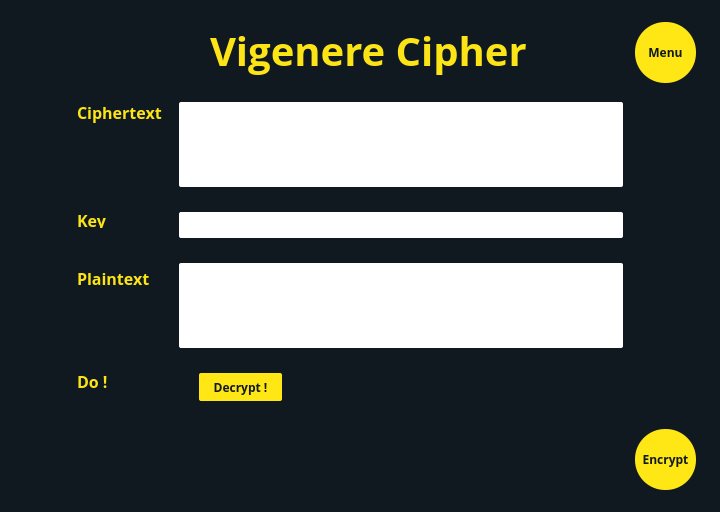
<?xml version="1.0" encoding="UTF-8"?>
<ui version="4.0">
 <class>Dialog</class>
 <widget class="QDialog" name="Dialog">
  <property name="geometry">
   <rect>
    <x>0</x>
    <y>0</y>
    <width>720</width>
    <height>512</height>
   </rect>
  </property>
  <property name="windowTitle">
   <string>Dialog</string>
  </property>
  <widget class="QWidget" name="widget" native="true">
   <property name="geometry">
    <rect>
     <x>0</x>
     <y>0</y>
     <width>720</width>
     <height>512</height>
    </rect>
   </property>
   <property name="styleSheet">
    <string notr="true">QWidget#widget{
background: #101920;}</string>
   </property>
   <widget class="QLabel" name="label">
    <property name="geometry">
     <rect>
      <x>210</x>
      <y>15</y>
      <width>321</width>
      <height>71</height>
     </rect>
    </property>
    <property name="styleSheet">
     <string notr="true">font-family: Open Sans;
font-style: normal;
font-weight: bold;
font-size: 40px;
color: #FCE417;</string>
    </property>
    <property name="text">
     <string>Vigenere Cipher</string>
    </property>
   </widget>
   <widget class="QLabel" name="label_3">
    <property name="geometry">
     <rect>
      <x>77</x>
      <y>102</y>
      <width>91</width>
      <height>21</height>
     </rect>
    </property>
    <property name="styleSheet">
     <string notr="true">font-family: Open Sans;
font-style: normal;
font-weight: bold;
font-size: 16px;
/* identical to box height */


color: #FCE417;
</string>
    </property>
    <property name="text">
     <string>Ciphertext</string>
    </property>
   </widget>
   <widget class="QLabel" name="label_4">
    <property name="geometry">
     <rect>
      <x>77</x>
      <y>212</y>
      <width>31</width>
      <height>16</height>
     </rect>
    </property>
    <property name="styleSheet">
     <string notr="true">font-family: Open Sans;
font-style: normal;
font-weight: bold;
font-size: 16px;
/* identical to box height */


color: #FCE417;
</string>
    </property>
    <property name="text">
     <string>Key</string>
    </property>
   </widget>
   <widget class="QLabel" name="label_5">
    <property name="geometry">
     <rect>
      <x>77</x>
      <y>263</y>
      <width>91</width>
      <height>31</height>
     </rect>
    </property>
    <property name="styleSheet">
     <string notr="true">font-family: Open Sans;
font-style: normal;
font-weight: bold;
font-size: 16px;
/* identical to box height */


color: #FCE417;
</string>
    </property>
    <property name="text">
     <string>Plaintext</string>
    </property>
   </widget>
   <widget class="QLabel" name="label_6">
    <property name="geometry">
     <rect>
      <x>77</x>
      <y>373</y>
      <width>31</width>
      <height>16</height>
     </rect>
    </property>
    <property name="styleSheet">
     <string notr="true">font-family: Open Sans;
font-style: normal;
font-weight: bold;
font-size: 16px;
/* identical to box height */


color: #FCE417;
</string>
    </property>
    <property name="text">
     <string>Do !</string>
    </property>
   </widget>
   <widget class="QPushButton" name="menu">
    <property name="geometry">
     <rect>
      <x>635</x>
      <y>22</y>
      <width>61</width>
      <height>61</height>
     </rect>
    </property>
    <property name="styleSheet">
     <string notr="true">background: #FFE715;
border-radius: 30;
font-family: Open Sans;
font-style: normal;
font-weight: 600;
font-size: 12px;
line-height: 33px;

color: #101920;
</string>
    </property>
    <property name="text">
     <string>Menu</string>
    </property>
   </widget>
   <widget class="QPushButton" name="decrypt">
    <property name="geometry">
     <rect>
      <x>199</x>
      <y>373</y>
      <width>83</width>
      <height>28</height>
     </rect>
    </property>
    <property name="styleSheet">
     <string notr="true">background: #FFE715;
border-radius: 2px;
font-family: Open Sans;
font-style: normal;
font-weight: 600;
font-size: 12px;
color: #101920;</string>
    </property>
    <property name="text">
     <string>Decrypt !</string>
    </property>
   </widget>
   <widget class="QTextEdit" name="chipertext">
    <property name="geometry">
     <rect>
      <x>190</x>
      <y>102</y>
      <width>425</width>
      <height>85</height>
     </rect>
    </property>
    <property name="autoFillBackground">
     <bool>false</bool>
    </property>
    <property name="styleSheet">
     <string notr="true">QWidget#chipertext{
font-family: Open Sans;
font-style: normal;
font-weight: 600;
font-size: 12px;
color: #000000;
}</string>
    </property>
    <property name="frameShape">
     <enum>QFrame::NoFrame</enum>
    </property>
    <property name="lineWidth">
     <number>0</number>
    </property>
    <property name="readOnly">
     <bool>false</bool>
    </property>
    <property name="html">
     <string>&lt;!DOCTYPE HTML PUBLIC &quot;-//W3C//DTD HTML 4.0//EN&quot; &quot;http://www.w3.org/TR/REC-html40/strict.dtd&quot;&gt;
&lt;html&gt;&lt;head&gt;&lt;meta name=&quot;qrichtext&quot; content=&quot;1&quot; /&gt;&lt;style type=&quot;text/css&quot;&gt;
p, li { white-space: pre-wrap; }
&lt;/style&gt;&lt;/head&gt;&lt;body style=&quot; font-family:'Open Sans'; font-size:12px; font-weight:600; font-style:normal;&quot;&gt;
&lt;p style=&quot;-qt-paragraph-type:empty; margin-top:0px; margin-bottom:0px; margin-left:0px; margin-right:0px; -qt-block-indent:0; text-indent:0px; font-family:'MS Shell Dlg 2'; font-size:8.25pt; font-weight:400;&quot;&gt;&lt;br /&gt;&lt;/p&gt;&lt;/body&gt;&lt;/html&gt;</string>
    </property>
   </widget>
   <widget class="QLabel" name="label_2">
    <property name="geometry">
     <rect>
      <x>179</x>
      <y>102</y>
      <width>444</width>
      <height>85</height>
     </rect>
    </property>
    <property name="styleSheet">
     <string notr="true">background: #ffffff;
border-radius: 2px;</string>
    </property>
    <property name="text">
     <string/>
    </property>
   </widget>
   <widget class="QPushButton" name="encrypt">
    <property name="geometry">
     <rect>
      <x>635</x>
      <y>429</y>
      <width>61</width>
      <height>61</height>
     </rect>
    </property>
    <property name="styleSheet">
     <string notr="true">background: #FFE715;
border-radius: 30;
font-family: Open Sans;
font-style: normal;
font-weight: 600;
font-size: 12px;
line-height: 33px;

color: #101920;
</string>
    </property>
    <property name="text">
     <string>Encrypt</string>
    </property>
   </widget>
   <widget class="QLabel" name="label_8">
    <property name="geometry">
     <rect>
      <x>179</x>
      <y>263</y>
      <width>444</width>
      <height>85</height>
     </rect>
    </property>
    <property name="styleSheet">
     <string notr="true">background: #ffffff;
border-radius: 2px;</string>
    </property>
    <property name="text">
     <string/>
    </property>
   </widget>
   <widget class="QLabel" name="label_9">
    <property name="geometry">
     <rect>
      <x>179</x>
      <y>212</y>
      <width>444</width>
      <height>26</height>
     </rect>
    </property>
    <property name="styleSheet">
     <string notr="true">background: #ffffff;
border-radius: 2px;</string>
    </property>
    <property name="text">
     <string/>
    </property>
   </widget>
   <widget class="QTextEdit" name="plaintext">
    <property name="geometry">
     <rect>
      <x>190</x>
      <y>263</y>
      <width>425</width>
      <height>85</height>
     </rect>
    </property>
    <property name="autoFillBackground">
     <bool>false</bool>
    </property>
    <property name="styleSheet">
     <string notr="true">QWidget#plaintext{
font-family: Open Sans;
font-style: normal;
font-weight: 600;
font-size: 12px;
color: #000000;
}</string>
    </property>
    <property name="frameShape">
     <enum>QFrame::NoFrame</enum>
    </property>
    <property name="lineWidth">
     <number>0</number>
    </property>
    <property name="readOnly">
     <bool>true</bool>
    </property>
    <property name="html">
     <string>&lt;!DOCTYPE HTML PUBLIC &quot;-//W3C//DTD HTML 4.0//EN&quot; &quot;http://www.w3.org/TR/REC-html40/strict.dtd&quot;&gt;
&lt;html&gt;&lt;head&gt;&lt;meta name=&quot;qrichtext&quot; content=&quot;1&quot; /&gt;&lt;style type=&quot;text/css&quot;&gt;
p, li { white-space: pre-wrap; }
&lt;/style&gt;&lt;/head&gt;&lt;body style=&quot; font-family:'Open Sans'; font-size:12px; font-weight:600; font-style:normal;&quot;&gt;
&lt;p style=&quot;-qt-paragraph-type:empty; margin-top:0px; margin-bottom:0px; margin-left:0px; margin-right:0px; -qt-block-indent:0; text-indent:0px; font-size:8.25pt;&quot;&gt;&lt;br /&gt;&lt;/p&gt;&lt;/body&gt;&lt;/html&gt;</string>
    </property>
   </widget>
   <widget class="QTextEdit" name="key">
    <property name="geometry">
     <rect>
      <x>190</x>
      <y>212</y>
      <width>425</width>
      <height>26</height>
     </rect>
    </property>
    <property name="autoFillBackground">
     <bool>false</bool>
    </property>
    <property name="styleSheet">
     <string notr="true">QWidget#key{
font-family: Open Sans;
font-style: normal;
font-weight: 600;
font-size: 12px;
color: #000000;
}</string>
    </property>
    <property name="frameShape">
     <enum>QFrame::NoFrame</enum>
    </property>
    <property name="lineWidth">
     <number>0</number>
    </property>
    <property name="readOnly">
     <bool>false</bool>
    </property>
    <property name="html">
     <string>&lt;!DOCTYPE HTML PUBLIC &quot;-//W3C//DTD HTML 4.0//EN&quot; &quot;http://www.w3.org/TR/REC-html40/strict.dtd&quot;&gt;
&lt;html&gt;&lt;head&gt;&lt;meta name=&quot;qrichtext&quot; content=&quot;1&quot; /&gt;&lt;style type=&quot;text/css&quot;&gt;
p, li { white-space: pre-wrap; }
&lt;/style&gt;&lt;/head&gt;&lt;body style=&quot; font-family:'Open Sans'; font-size:12px; font-weight:600; font-style:normal;&quot;&gt;
&lt;p style=&quot;-qt-paragraph-type:empty; margin-top:0px; margin-bottom:0px; margin-left:0px; margin-right:0px; -qt-block-indent:0; text-indent:0px; font-family:'MS Shell Dlg 2'; font-size:8.25pt; font-weight:400;&quot;&gt;&lt;br /&gt;&lt;/p&gt;&lt;/body&gt;&lt;/html&gt;</string>
    </property>
   </widget>
   <zorder>label</zorder>
   <zorder>label_3</zorder>
   <zorder>label_4</zorder>
   <zorder>label_5</zorder>
   <zorder>label_6</zorder>
   <zorder>menu</zorder>
   <zorder>decrypt</zorder>
   <zorder>label_2</zorder>
   <zorder>chipertext</zorder>
   <zorder>encrypt</zorder>
   <zorder>label_8</zorder>
   <zorder>label_9</zorder>
   <zorder>plaintext</zorder>
   <zorder>key</zorder>
  </widget>
 </widget>
 <resources/>
 <connections/>
</ui>
